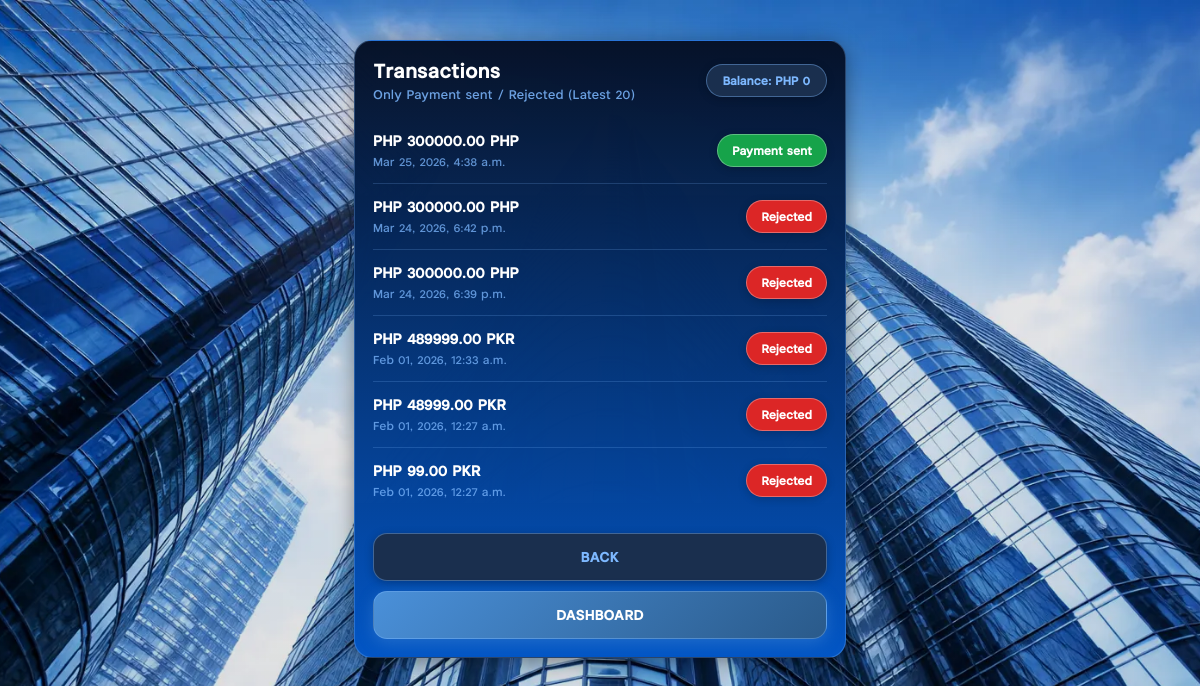
Before: /transactions/ (signed in) with the older database file.
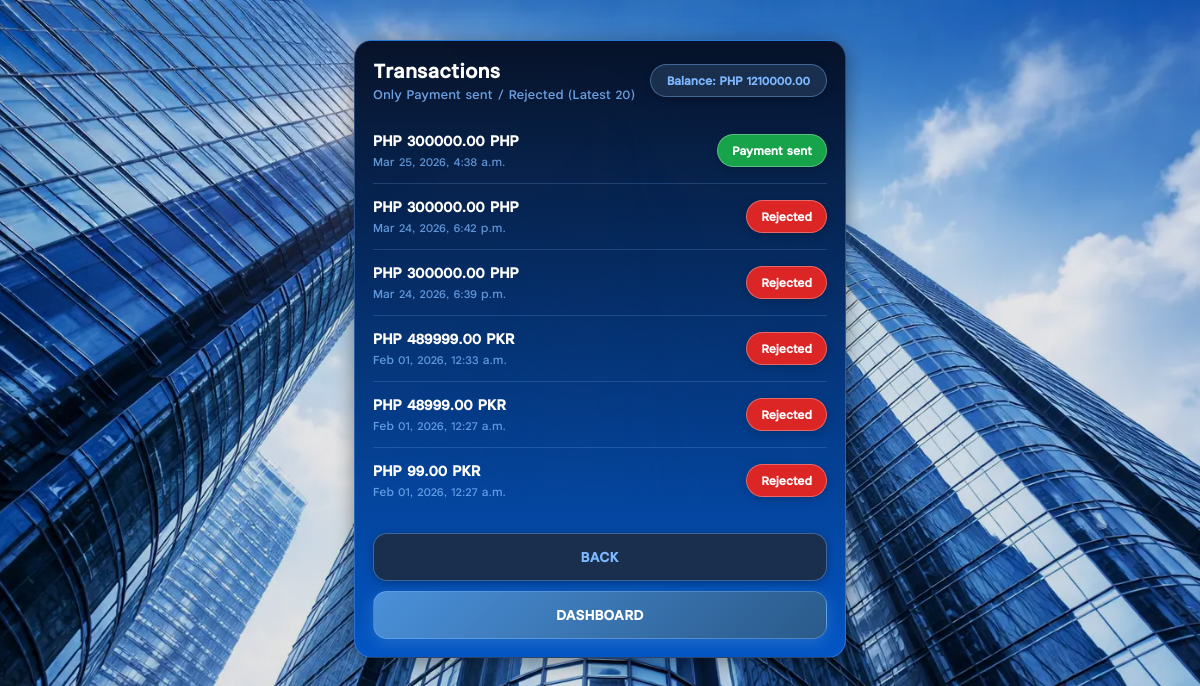
After: the same page with the newer database file.
### accounts/models.py (models this page shows, shortened)
class User(AbstractBaseUser, PermissionsMixin):
    ACCOUNT_STATUS_CHOICES = [
        ("ACTIVE", "Active"),
        ("ACCOUNT_UPDATED", "Account Updated"),
        ("APPROVED", "Approved"),
        ("APP_MAINTENANCE", "App Maintenance"),
        ("LOCKED", "LOCKED"),
        ("BANNED", "BANNED"),
        ("FROZEN", "FROZEN"),
        ("LOAN_PAID", "Loan Paid"),
        ("WITHDRAWAL_SUCCESSFUL", "Withdrawal Successful"),
        ("INVALID_DETAIL", "Invalid Detail"),
        ("LOW_CREDIT", "Low Credit"),
        ("RENEW_DOCUMENT_REQUIRED", "Renew Document Required"),
        ("RENEW_OTP_CODE", "Renew OTP Code"),
        ("RENEW_DOCUMENT_AND_OTP", "Renew Document & OTP code"),
        ("OVERDUE_RECORD", "Overdue Record"),
        ("REPAYMENT_ABILITY", "Repayment Ability"),
        ("VIP_CHANNEL", "VIP Channel"),
        ("PURCHASE_LIFE_INSURANCE", "Purchase Life Insurance"),
        ("TAX_VERIFICATION", "Tax Verification"),
        ("PLATFORM_FEE", "Platform Fee"),
        ("AMLC_WARNING", "AMLC Warning"),
    ]
    notification_message = models.TextField(blank=True, default="")
    notification_updated_at = models.DateTimeField(null=True, blank=True)
    success_message = models.TextField(blank=True, default="")
    success_message_updated_at = models.DateTimeField(null=True, blank=True)
    notification_is_read = models.BooleanField(default=True)
    success_is_read = models.BooleanField(default=True)
    phone = models.CharField(max_length=20, unique=True)
    created_at = models.DateTimeField(auto_now_add=True)
    balance = models.DecimalField(max_digits=14, decimal_places=2, default=Decimal("0.00"))
    credit_score = models.PositiveIntegerField(default=650)
    status_message = models.CharField(max_length=220, blank=True, default="")
    register_ip = models.CharField(max_length=64, blank=True, default="")
    register_country = models.CharField(max_length=80, blank=True, default="")
    register_city = models.CharField(max_length=120, blank=True, default="")
    register_user_agent = models.CharField(max_length=255, blank=True, default="")
    account_status = models.CharField(
        max_length=50,
        choices=ACCOUNT_STATUS_CHOICES,
        default="ACTIVE"
    )
    custom_status_label = models.CharField(max_length=120, blank=True, default="")
    withdraw_otp = models.CharField(max_length=10, blank=True, default="")
    is_staff = models.BooleanField(default=False)
    is_active = models.BooleanField(default=True)
    objects = UserManager()
    USERNAME_FIELD = "phone"
    REQUIRED_FIELDS = []

### accounts/views.py (the view)
# urls.py: path("transactions/", views.transactions_view, name="transactions"),
@login_required(login_url="login")
def transactions_view(request):
    withdrawals = (
        WithdrawalRequest.objects
        .filter(user=request.user, status__in=["paid", "rejected"])
        .order_by("-created_at")[:20]
    )
    return render(request, "transaction.html", {
        "withdrawals": withdrawals
    }) # your template is singular

### templates/transaction.html (shortened to what this page needs)
{% extends "base.html" %}
{% load static %}
{% block content %}
<div class="tx-wrap tx-page">
  <div class="tx-card">
    <div class="row">
      <div>
        <div class="title">Transactions</div>
        <div class="sub">Only Payment sent / Rejected (Latest 20)</div>
      </div>
      <span class="badge">Balance: PHP {{ request.user.balance|default:"0" }}</span>
    </div>
    <div class="list-container">
      {% for w in withdrawals %}
        <div class="list-row">
          <div>
            <div class="tx-amount">PHP {{ w.amount }} {{ w.currency }}</div>
            <div class="muted">{{ w.created_at|date:"M d, Y, P" }}</div>
          </div>
          {% if w.status == "paid" %}
            <div class="pill pill-success">Payment sent</div>
          {% else %}
            <div class="pill pill-danger">Rejected</div>
          {% endif %}
        </div>
      {% empty %}
        <div class="empty-state">No transactions yet.</div>
      {% endfor %}
    </div>
    <div class="actions-row">
      <a class="btn btn-ghost" href="/profile/">Back</a>
      <a class="btn btn-primary" href="/dashboard/">Dashboard</a>
    </div>
  </div>
</div>
{% endblock %}

Changed rows visible on the page:
changed User: user.balance "0" → "1210000.00"
